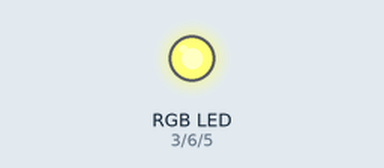
Simulated run of this sketch. Board: Arduino Uno, built with avr-gcc and run on an emulated ATmega328P. Parts: an RGB LED mixed from three pins (HIGH = lit).

Above: at 0.05 s.
At 3.95 s:
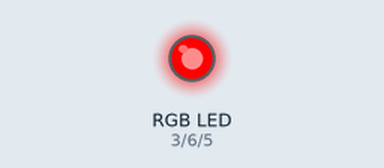
At 5.95 s:
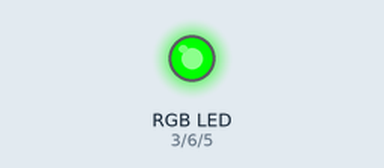
At 7.95 s:
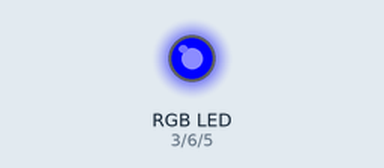
Timing chart, 0 to 10.4 s (numbered marks = the images above):
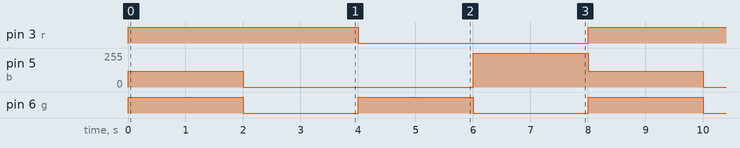

The sketch:

RGB.ino
```cpp
const int r=3;//red led pin
const int g=6;//green led pin
const int b=5;//blue led pin
int s=0;//step of program
int len=4;//length of program

char seq[][4] = {
  {255,255, 0, 0},  //r-channel sequence
  {255,0,255,0},  //g-channel sequence
  {120,0,0,255}   //b-channel sequence
};

void setup() {
  // put your setup code here, to run once:

  pinMode(r,OUTPUT);
  pinMode(g,OUTPUT);
  pinMode(b,OUTPUT);
  digitalWrite(r,LOW);
  digitalWrite(g,LOW);
  digitalWrite(b,LOW);
}

void loop() {
  // put your main code here, to run repeatedly:

  if(s>=len){
    s=0;
  }

  analogWrite(r,seq[0][s]);
  analogWrite(g,seq[1][s]);
  analogWrite(b,seq[2][s]);


  s++;

  delay(2000);


}
```

Measured:
- by itself, pin 3 (r): alternates HIGH for 4.0 s and LOW for 4.0 s
- by itself, pin 5 (b): repeats every 8.0 s: 0/255 4.0 s, 255/255 2.0 s, 120/255 2.0 s
- by itself, pin 6 (g): alternates HIGH for 2.0 s and LOW for 2.0 s
